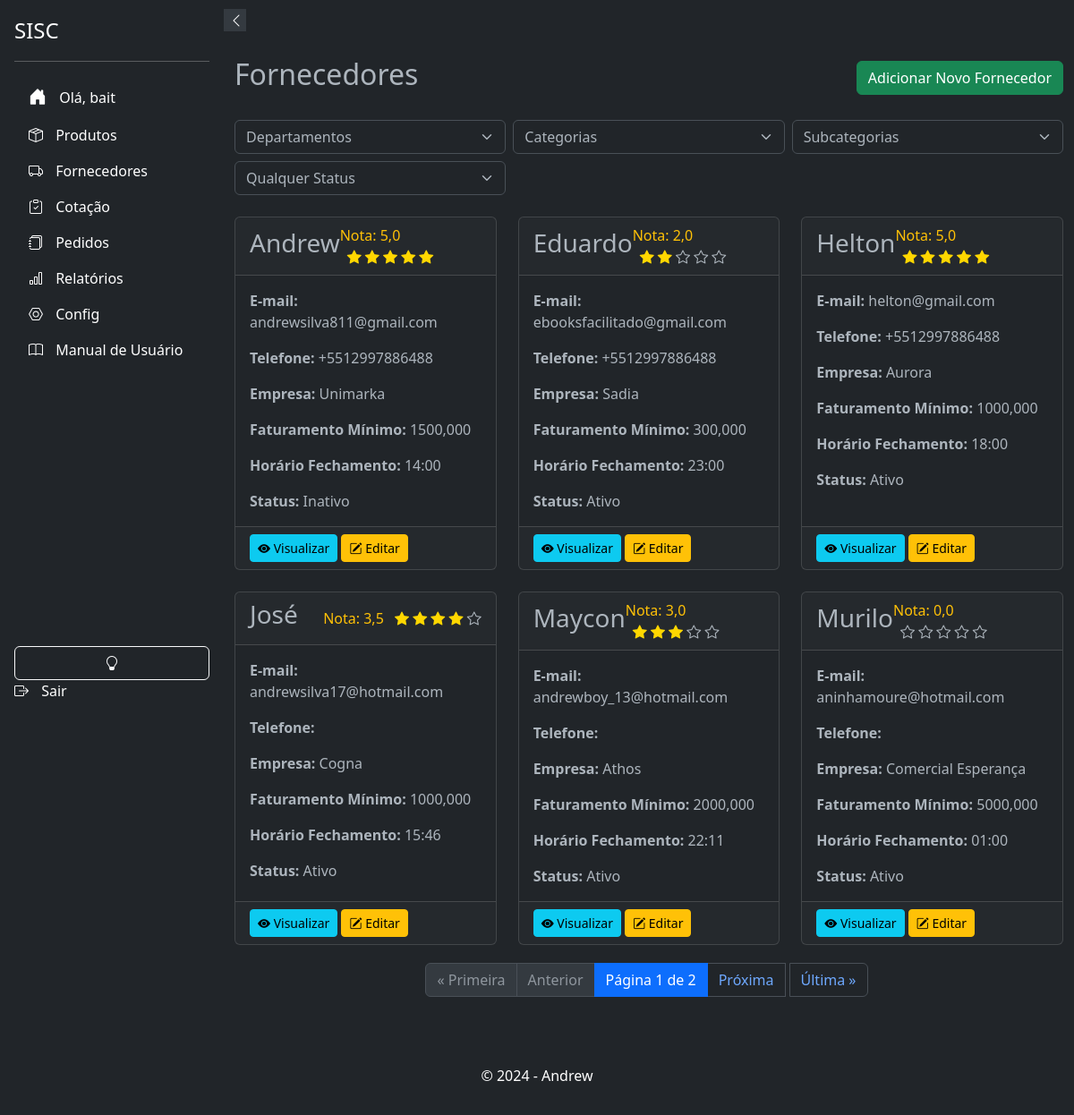
/suppliers/ (signed in), run on an earlier commit of the app's database.
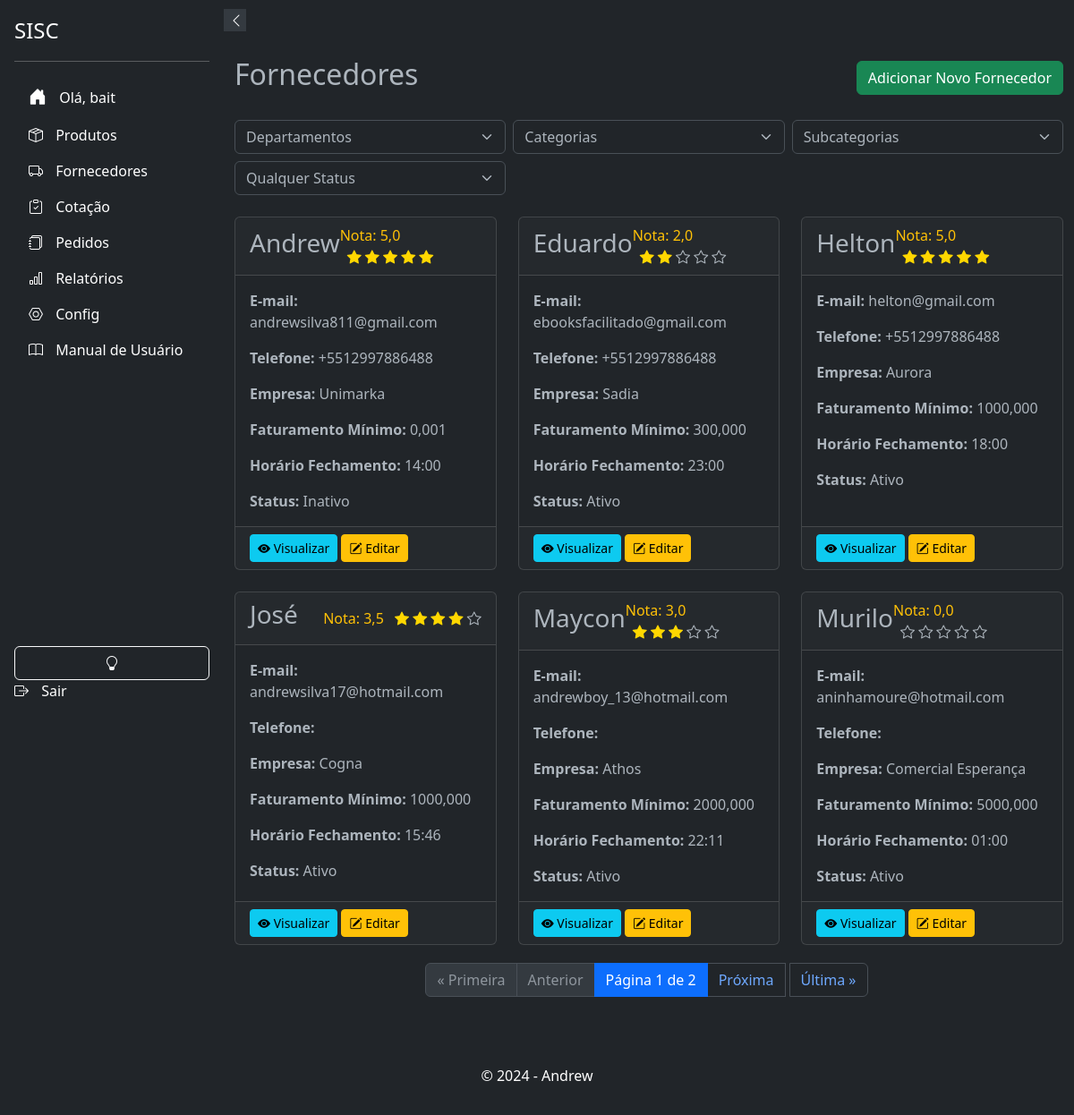
And on a later commit of the database.
### suppliers/models.py (models this page shows, shortened)
class Supplier(models.Model):
    user = models.ForeignKey(settings.AUTH_USER_MODEL, on_delete=models.CASCADE, blank=True, null=True)
    name = models.CharField(max_length=255)
    email = models.EmailField(unique=True)
    phone_regex = RegexValidator(regex=r'^\+?\d{10,15}$', message="Número de telefone no formato: '+999999999'. Até 15 dígitos.", )
    phone = models.CharField(validators=[phone_regex], max_length=17, blank=True)
    company = models.CharField(max_length=255, null=True, blank=True)
    cnpj = models.CharField(max_length=18, unique=True, validators=[validate_cnpj], null=True, blank=True)
    active = models.BooleanField(default=True, verbose_name="Ativo")
    address_line_1 = models.CharField("Endereço", max_length=255, null=True, blank=True)
    address_line_2 = models.CharField("Complemento", max_length=255, null=True, blank=True)
    city = models.CharField("Cidade", max_length=100, null=True, blank=True)
    state = models.CharField("Estado", max_length=50, null=True, blank=True)
    zip_code = models.CharField("CEP", max_length=10, null=True, blank=True)
    minimum_order_value = models.DecimalField("Valor Mínimo para Pedido", max_digits=10, decimal_places=3, validators=[MinValueValidator(0)], null=True, blank=True)
    order_response_deadline = models.TimeField("Prazo de Resposta para Pedidos", null=True, blank=True)
    departments = models.ManyToManyField('products.Departamento', related_name='suppliers', blank=True)
    categories = models.ManyToManyField(Category, blank=True, verbose_name="Categorias")
    subcategories = models.ManyToManyField(Subcategory, blank=True, verbose_name="Subcategorias")
    brands = models.ManyToManyField(Brand,  blank=True, verbose_name="Marcas")
    created_at = models.DateTimeField(auto_now_add=False, default=datetime.datetime.now, null=True, blank=True)
    updated_at = models.DateTimeField(auto_now=True, verbose_name="Atualizado em")
    deleted = models.BooleanField(default=False)
    holiday_cover_name = models.CharField("Nome do Fornecedor de Férias", max_length=255, null=True, blank=True)
    holiday_cover_email = models.EmailField("Email do Fornecedor de Férias", null=True, blank=True)
    holiday_cover_phone = models.CharField("Telefone do Fornecedor de Férias", validators=[phone_regex], max_length=17, blank=True, null=True)
    observation = models.TextField("Observação", null=True, blank=True)
    delivery_days = models.CharField("Dias de Entrega", max_length=100, blank=True, null=True)
    quality_rating = models.IntegerField(default=0, blank=True, null=True)
    delivery_time_rating = models.IntegerField(default=0, blank=True, null=True)
    price_rating = models.IntegerField(default=0, blank=True, null=True)
    reliability_rating = models.IntegerField(default=0, blank=True, null=True)
    flexibility_rating = models.IntegerField(default=0, blank=True, null=True)
    partnership_rating = models.IntegerField(default=0, blank=True, null=True)
    comments = models.TextField("Comentários", max_length=100, blank=True, null=True)
    billing_deadline_choices = [
        ('1-2', '1 a 2 dias úteis'),
        ('3-5', '3 a 5 dias úteis'),
        ('6-10', '6 a 10 dias úteis'),
        ('11-15', '11 a 15 dias úteis'),
        ('15+', 'Mais de 15 dias úteis'),
        ('negotiable', 'A combinar')
    ]
    billing_deadline = models.CharField(max_length=20, choices=billing_deadline_choices, default='1-2', verbose_name="Prazo de Faturamento")
    specific_billing_deadline = models.CharField(max_length=50, blank=True, null=True, verbose_name="Prazo Específico de Faturamento")
    class Meta:
        ordering = ['name']
    def average_rating(self):
        ratings = [self.quality_rating, self.delivery_time_rating, self.flexibility_rating, self.partnership_rating]
        ratings = [rating for rating in ratings if rating is not None]
        if ratings:
            return sum(ratings) / len(ratings)
        return None

### suppliers/views.py (the view)
# urls.py: path('', SupplierListView.as_view(), name='supplier_list'),
@method_decorator(login_required(login_url='login'), name='dispatch') # Decorador para exigir login
class SupplierListView(ListView):  # View para listar fornecedores
    model = Supplier # Modelo a ser utilizado
    template_name = 'suppliers/supplier_list.html' # Template a ser utilizado
    context_object_name = 'suppliers' # Nome do objeto de contexto
    paginate_by = 6
    def get_queryset(self): # Método para filtrar os fornecedores
        queryset = super().get_queryset()
        department_id = self.request.GET.get('department')
        category_id = self.request.GET.get('category')
        subcategory_id = self.request.GET.get('subcategory')
        status = self.request.GET.get('status')
        if department_id: # Se department_id não estiver vazio
            queryset = queryset.filter(departments__id=department_id) # Filtra os fornecedores pelo departamento
        if category_id:
            queryset = queryset.filter(categories__id=category_id)
        if subcategory_id:
            queryset = queryset.filter(subcategories__id=subcategory_id)
        if status:
            queryset = queryset.filter(active=status == 'True')
        return queryset
    def get_context_data(self, **kwargs): # Adiciona os departamentos ao contexto
        context = super().get_context_data(**kwargs)
        context['suppliers'] = context['object_list']  # Adiciona 'suppliers' ao contexto
        context['departments'] = Departamento.objects.all()
        context['categories'] = Category.objects.all()
        context['subcategories'] = Subcategory.objects.all()
        context['form'] = SupplierFilterForm(self.request.GET or None)
        context['status_form'] = SupplierStatusFilterForm(self.request.GET or None)
        return context

### suppliers/forms.py
class SupplierStatusFilterForm(forms.Form): # Formulário para filtrar fornecedores por status
    STATUS_CHOICES = [
        ('', 'Todos'),
        (True, 'Ativo'),
        (False, 'Inativo'),
    ]
    status = forms.ChoiceField(choices=STATUS_CHOICES, required=False, label='Status', widget=forms.Select(attrs={'onchange': 'this.form.submit();'}))

### suppliers/templates/suppliers/supplier_list.html (shortened to what the changed rows need)
{% extends "base.html" %}
{% load static %}
{% load i18n %}
{% load tz %}
{% block content %}
<div class="container py-4">
    <div class="d-flex justify-content-between align-items-center mb-4">
        <h2>Fornecedores</h2>
    </div>
    <br>
    <div class="row row-cols-1 row-cols-md-3 g-4">
        {% for supplier in suppliers %}
        <div class="col">
            <div class="card h-100 card-hover" onclick="location.href='{% url 'suppliers:supplier_detail' supplier.id %}'">
                <div class="card-header d-flex align-items-center justify-content-between">
                    <h3 class="card-title">{{ supplier.name }}</h3>
                    <div>
                        <span class="text-warning">Nota: {{ supplier.average_rating|floatformat:"1" }}</span>
                        <div class="rating ms-2 d-inline-block">
                            {% for i in "12345" %}
                                {% if forloop.counter <= supplier.average_rating|floatformat:"0"|add:"0" %}
                                    <i class="bi bi-star-fill"></i>
                                {% elif forloop.counter == supplier.average_rating|floatformat:"0"|add:"0"|add:"1" and supplier.average_rating|floatformat:"1"|slice:":1" == "5" %}
                                    <i class="bi bi-star-half"></i>
                                {% else %}
                                    <i class="bi bi-star"></i>
                                {% endif %}
                            {% endfor %}
                        </div>
                    </div>
                </div>
                <div class="card-body">
                    <p class="card-text"><strong>E-mail:</strong> {{ supplier.email }}</p>
                    <p class="card-text"><strong>Telefone:</strong> {{ supplier.phone }}</p>
                    <p class="card-text"><strong>Empresa:</strong> {{ supplier.company }}</p>
                    <p class="card-text"><strong>Faturamento Mínimo:</strong> {{ supplier.minimum_order_value }}</p>
                    <p class="card-text"><strong>Horário Fechamento:</strong> {{ supplier.order_response_deadline }}</p>
                    <p class="card-text"><strong>Status:</strong> {{ supplier.active|yesno:"Ativo,Inativo" }}</p>
                </div>
                <div class="card-footer">
                    <a href="{% url 'suppliers:supplier_detail' supplier.id %}" class="btn btn-info btn-sm">
                        <i class="bi bi-eye-fill"></i> Visualizar
                    </a>
                    <a href="{% url 'suppliers:supplier_update' supplier.id %}" class="btn btn-warning btn-sm">
                        <i class="bi bi-pencil-square"></i> Editar
                    </a>
                </div>
            </div>
        </div>
        {% empty %}
            <p>Nenhum fornecedor encontrado.</p>
        {% endfor %}
    </div>
</div>
{% endblock %}

What changed in the data, as far as the page shows it:
changed Supplier "Andrew": minimum_order_value "1500,000" → "0,001"
